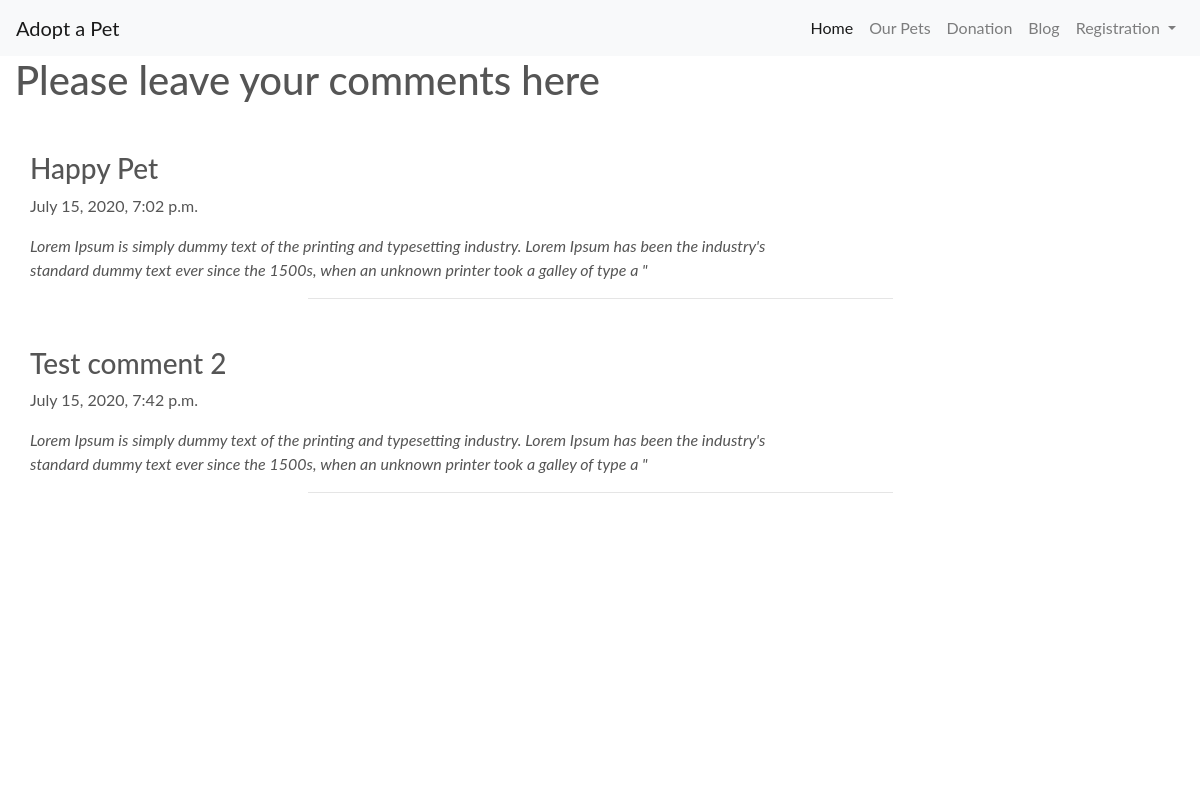
Screenshot of /blog/ with the database file from the repository.
### blog/models.py (models this page shows, shortened)
class Comment(models.Model):
    date = models.DateTimeField(auto_now_add=True)
    title = models.CharField(max_length=100)
    body = models.TextField(max_length=200)

### blog/views.py (the view)
# urls.py: path('', views.comments, name="comments"),
def comments(request):
    comments = Comment.objects.all()
    context={
        'comments':comments
    }
    return render(request, 'blog/blog.html', context)

### blog/templates/blog/blog.html
{% extends 'base.html'%}
{% block content%}
<div class="overlay"></div>
<div class="container-fluid">
<h1>Please leave your comments here</h1>
    {% for comment in comments %}
        <div class="mt-5 col-md-8">
            <h3 style="font-color:black"> {{ comment.title}}</h3>
            <p> {{ comment.date}}</p>
            <p style="font-style:italic"> {{ comment.body}} "</p>
        </div>
         <hr class="w-50 mb-1">
    {%endfor%}
</div>
{% endblock %}

### static/css/base.css (style rules this page uses)
html { height: 100%; }
body { background: url('/media/background2.jpg') no-repeat center center fixed; background-size: cover; height: calc(100vh - 164px); color: #555; font-family: 'Lato'; }
.overlay { height: 100%; width: 100%; top: 0; left: 0; position: fixed; background: white; z-index: -1; }

### rows the page displays
Comment: title "Happy Pet", date "July 15, 2020, 7:02 p.m.", body "Lorem Ipsum is simply dummy text of the printing and typesetting industry. Lorem Ipsum has been the industry's standard dummy text ever since the 1500s, when an unknown printer took a galley of type a"
Comment: title "Test comment 2", date "July 15, 2020, 7:42 p.m.", body "Lorem Ipsum is simply dummy text of the printing and typesetting industry. Lorem Ipsum has been the industry's standard dummy text ever since the 1500s, when an unknown printer took a galley of type a"
